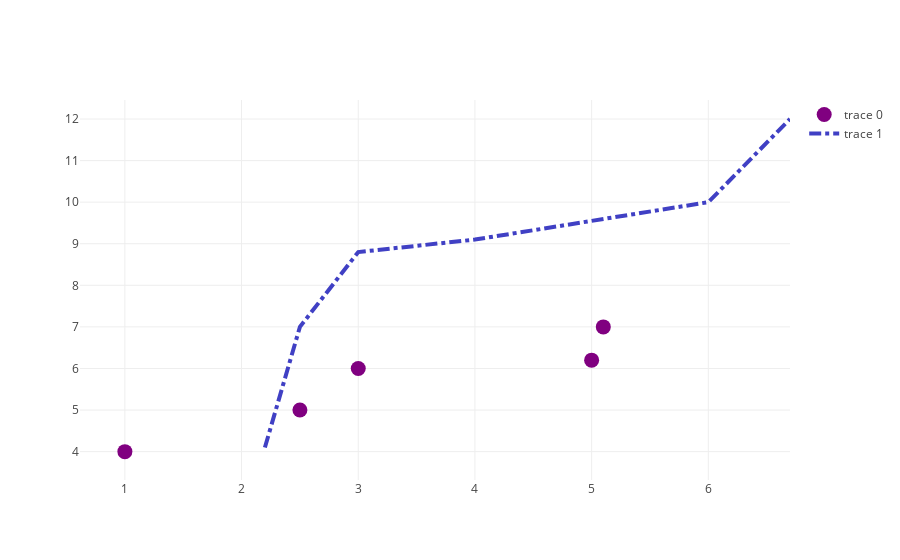

Notebook code for this chart:
### Markdown cell above
## More styling:

If you want to see just the points (with no lines), or just the lines (with no points) you can do that easily enough. You can also make a dashed line, for example, or change the size or colour of the markers. You can also add customised hover text for each point.

Although we won't go into it here, you can also apply styling such as colour and marker size to each point individually (so you could use a colour gradient to add a third variable, for instance).

### Code cell
figure = {
    'data': [
        {
            'x': [1, 2.5, 3, 5, 5.1],
            'y': [4, 5, 6, 6.2, 7],
            'mode': 'markers',
            'marker': {
                'color': 'rgb(128, 0, 128)',
                'size': 15
            },
            'text': ["Julian", "Dick", "Anne", "George", "Timmy"]
        },
        {
            'x': [2.2, 2.5, 3, 4, 6, 6.7],
            'y': [4.1, 7, 8.8, 9.1, 10, 12],
            'mode': 'lines',
            'line': {
                'dash': 'dashdot',
                'width': 4,
                'color': 'rgb(64, 64, 196)'
            }
        }]
}

iplot(figure)

### Figure 1 — Plotly figure (JSON) as saved in the notebook; plotly's stock layout.template omitted (floating-point values rounded to 4 significant figures)
{"data": [{"marker": {"color": "rgb(128, 0, 128)", "size": 15}, "mode": "markers", "text": ["Julian", "Dick", "Anne", "George", "Timmy"], "type": "scatter", "uid": "d4c5f5f4-8437-4a49-95cc-0a5210fdc03c", "x": [1, 2.5, 3, 5, 5.1], "y": [4, 5, 6, 6.2, 7]}, {"line": {"color": "rgb(64, 64, 196)", "dash": "dashdot", "width": 4}, "mode": "lines", "type": "scatter", "uid": "bcd024f4-27dc-4af5-b076-15892d9d4f4d", "x": [2.2, 2.5, 3, 4, 6, 6.7], "y": [4.1, 7, 8.8, 9.1, 10, 12]}], "layout": {}}
